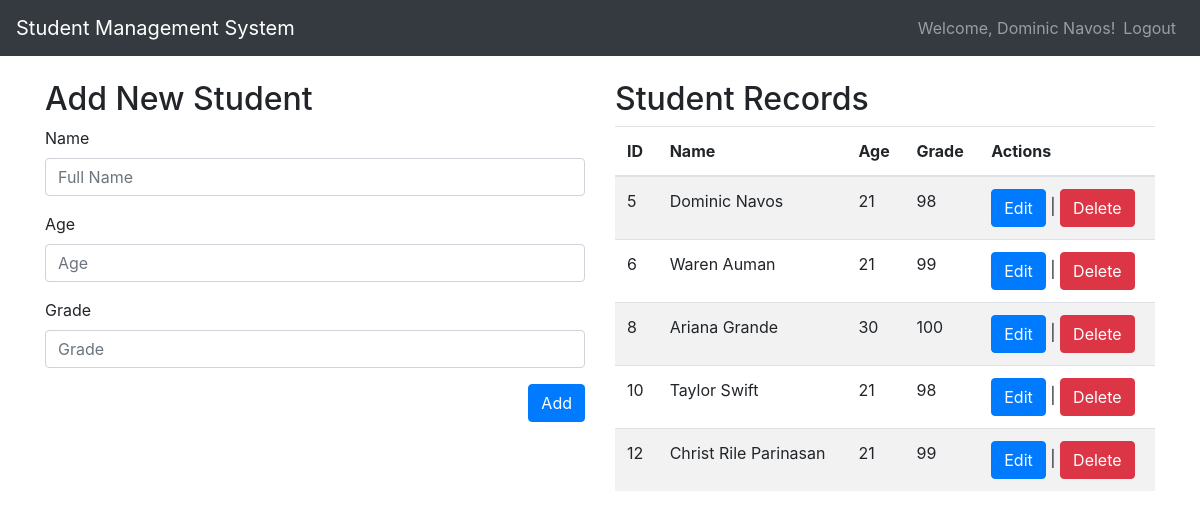
The app's page /dashboard (signed in) with its own data.
### tables this page shows
CREATE TABLE `students` (
  `id` int(11) NOT NULL,
  `name` varchar(50) NOT NULL,
  `age` int(11) NOT NULL,
  `grade` varchar(10) NOT NULL
);

### dashboard.php (the view, shortened to what this page needs)
<?php
include "action/userdb.php";
$query = "SELECT * FROM students";
$result = $conn->query($query);
?>
<!DOCTYPE html>
<html>
<head>
    <link rel="stylesheet" href="static/bootstrap/css/bootstrap.min.css">
</head>
<body>
    <nav class="navbar navbar-expand-lg navbar-dark bg-dark">
        <a class="navbar-brand" href="#">Student Management System</a>
        <div class="collapse navbar-collapse">
            <ul class="navbar-nav ml-auto">
                <li class="nav-item">
                    <span class="navbar-text">Welcome, <?php echo $_SESSION['full_name']; ?>!</span>
                </li>
                <li class="nav-item">
                    <a class="nav-link" href="action/logout">Logout</a>
                </li>
            </ul>
        </div>
    </nav>
    <div class="container">
        <div class="row">
            <div class="col">
                <h2 class="mt-4">Add New Student</h2>
                <form method="post" action="action/create">
                    <div class="form-group">
                        <label for="name">Name</label>
                        <input type="text" class="form-control" id="name" name="name" placeholder="Full Name" required>
                    </div>
                    <div class="form-group">
                        <label for="age">Age</label>
                        <input type="number" class="form-control" id="age" name="age" min=1 placeholder="Age" required>
                    </div>
                    <div class="form-group">
                        <label for="grade">Grade</label>
                        <input type="text" class="form-control" id="grade" name="grade" placeholder="Grade" required>
                    </div>
                    <div class="form-group text-right">
                        <input type="submit" class="btn btn-primary" value="Add">
                    </div>
                </form>
            </div>
            <div class="col">
                <h2 class="mt-4">Student Records</h2>
                <table class="table table-striped">
                    <thead>
                        <tr>
                            <th>ID</th>
                            <th>Name</th>
                            <th>Age</th>
                            <th>Grade</th>
                            <th>Actions</th>
                        </tr>
                    </thead>
                    <tbody>
                        <?php
                        if ($result->num_rows > 0) {
                            while ($row = $result->fetch_assoc()) {
                                echo "<tr>";
                                echo "<td>" . $row['id'] . "</td>";
                                echo "<td>" . $row['name'] . "</td>";
                                echo "<td>" . $row['age'] . "</td>";
                                echo "<td>" . $row['grade'] . "</td>";
                                echo "<td><a href='action/edit?id=" . $row['id'] . "' class='btn btn-primary'>Edit</a> | <a href='action/delete?id=" . $row['id'] . "' class='btn btn-danger'>Delete</a></td>";
                                echo "</tr>";
                            }
                        } else {
                            echo "<tr><td colspan='5'>No records found</td></tr>";
                        }
                        ?>
                    </tbody>
                </table>
            </div>
        </div>
    </div>
</body>
</html>

### records on screen
students: id "5", name "Dominic Navos", age "21", grade "98"
students: id "6", name "Waren Auman", age "21", grade "99"
students: id "8", name "Ariana Grande", age "30", grade "100"
students: id "10", name "Taylor Swift", age "21", grade "98"
students: id "12", name "Christ Rile Parinasan", age "21", grade "99"

### other values on screen
$_SESSION['full_name'] "Dominic Navos"
